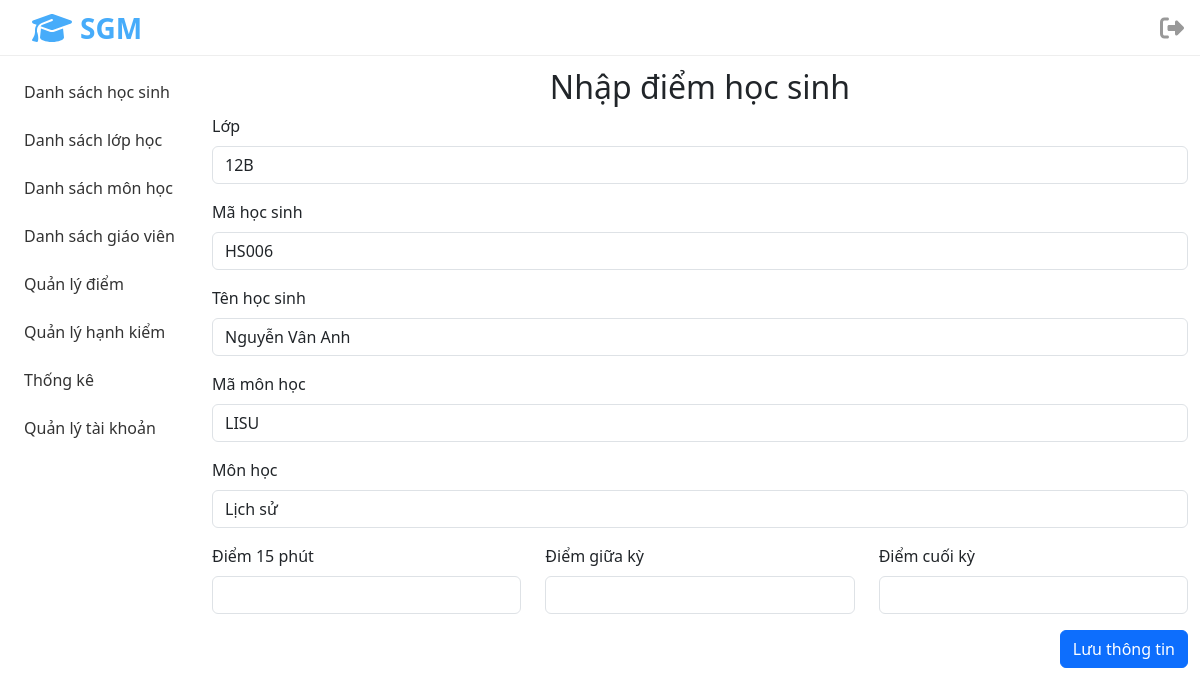
The app's page /views/grades/edit.php?sid=HS006&sjid=LISU (signed in), older data.
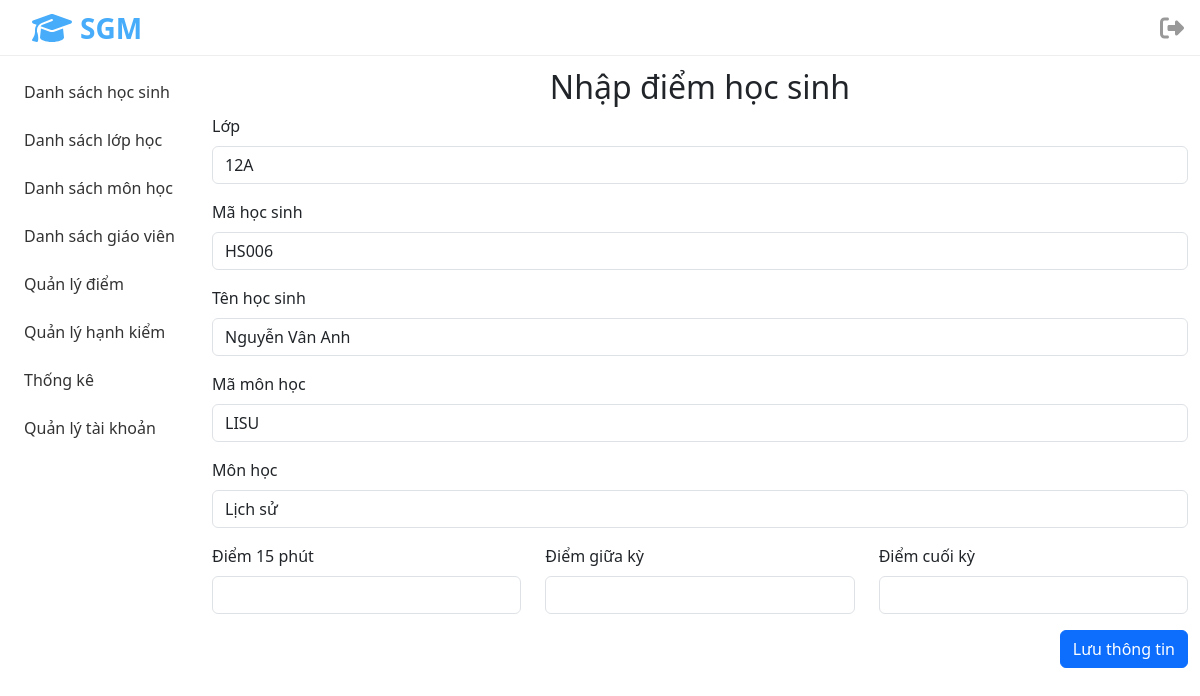
The same page, newer data.
### tables this page shows
CREATE TABLE `diem` (
  `DiemHeSo1` float(4,2) DEFAULT NULL,
  `DiemHeSo2` float(4,2) DEFAULT NULL,
  `DiemHeSo3` float(4,2) DEFAULT NULL,
  `MaHS` varchar(10) DEFAULT NULL,
  `MaMH` varchar(10) DEFAULT NULL
);

CREATE TABLE `hocsinh` (
  `MaHS` varchar(10) NOT NULL,
  `TenHS` varchar(255) NOT NULL,
  `GioiTinh` varchar(10) NOT NULL,
  `NgaySinh` date NOT NULL,
  `DanToc` varchar(255) DEFAULT NULL,
  `TonGiao` varchar(255) DEFAULT NULL,
  `DiaChi` varchar(255) DEFAULT NULL,
  `MaLop` varchar(10) DEFAULT NULL
);

CREATE TABLE `monhoc` (
  `MaMH` varchar(10) NOT NULL,
  `TenMH` varchar(50) NOT NULL
);

### models/grades/edit.php (called while the page is built)
<?php
$stdId = $_GET["sid"];
$subjectId = $_GET["sjid"];
$dirRoot = strstr(__DIR__, '\models', true);
require_once $dirRoot . '/connection.php';
$sql = "SELECT `hocsinh`.`MaLop`, `hocsinh`.`MaHS`, `hocsinh`.`TenHS`, `monhoc`.`MaMH`, `monhoc`.`TenMH`, `diem`.`DiemHeSo1`, `diem`.`DiemHeSo2`, `diem`.`DiemHeSo3`
FROM `diem`
INNER JOIN `hocsinh` ON `diem`.`MaHS` = `hocsinh`.`MaHS`
INNER JOIN `monhoc` ON `diem`.`MaMH` = `monhoc`.`MaMH`
WHERE `hocsinh`.`MaHS` = '$stdId' AND `monhoc`.`MaMH` = '$subjectId'";
$result = $conn->query($sql);
$row = $result->fetch_assoc();

### views/grades/edit.php (the view, shortened to what this page needs)
<?php
$dirRoot = strstr(__DIR__, '\views', true);
require_once $dirRoot . '/models/grades/edit.php';
?>
<!DOCTYPE html>
<html lang="en">
<head>
  <link href="https://cdn.jsdelivr.net/npm/bootstrap@5.3.2/dist/css/bootstrap.min.css" rel="stylesheet" />
  <link rel="stylesheet" href="/assets/css/style.css" />
</head>
<body>
  <div class="container-fluid">
    <div class="row mt-68">
      <div class="col-2">
      </div>
      <div class="col-10">
        <h2 class="text-center">Nhập điểm học sinh</h2>
        <form action="/controllers/Grade.php" method="post">
          <div class="mb-3">
            <label class="form-label" for="classId">Lớp</label>
            <input readonly type="text" class="form-control" name="classId" value="<?php echo $row['MaLop'] ?>" />
          </div>
          <div class="mb-3">
            <label class="form-label" for="studentId">Mã học sinh</label>
            <input readonly type="text" class="form-control" name="studentId" value="<?php echo $row['MaHS'] ?>" />
          </div>
          <div class="mb-3">
            <label class="form-label" for="studentName">Tên học sinh</label>
            <input readonly type="text" class="form-control" name="studentName" value="<?php echo $row['TenHS'] ?>" />
          </div>
          <div class="mb-3">
            <label class="form-label" for="subjectName">Mã môn học</label>
            <input readonly type="text" class="form-control" name="subjectId" value="<?php echo $row['MaMH'] ?>" />
          </div>
          <div class="mb-3">
            <label class="form-label" for="subjectName">Môn học</label>
            <input readonly type="text" class="form-control" name="subjectName" value="<?php echo $row['TenMH'] ?>" />
          </div>
          <div class="row mb-3">
            <div class="col-4">
              <label class="form-label" for="grade1">Điểm 15 phút</label>
              <input type="text" class="form-control" name="grade1" value="<?php echo $row['DiemHeSo1'] ?>" />
            </div>
            <div class="col-4">
              <label class="form-label" for="grade2">Điểm giữa kỳ</label>
              <input type="text" class="form-control" name="grade2" value="<?php echo $row['DiemHeSo2'] ?>" />
            </div>
            <div class="col-4">
              <label class="form-label" for="grade3">Điểm cuối kỳ</label>
              <input type="text" class="form-control" name="grade3" value="<?php echo $row['DiemHeSo3'] ?>" />
            </div>
          </div>
          <div class="d-grid gap-2 d-md-flex justify-content-md-end">
            <button type="submit" class="btn btn-primary ">Lưu thông tin</button>
          </div>
        </form>
      </div>
    </div>
  </div>
</body>
</html>

Row changes from the older to the newer data that the page shows:
changed through a linked row, diem "HS006": classId "12B" → "12A"
